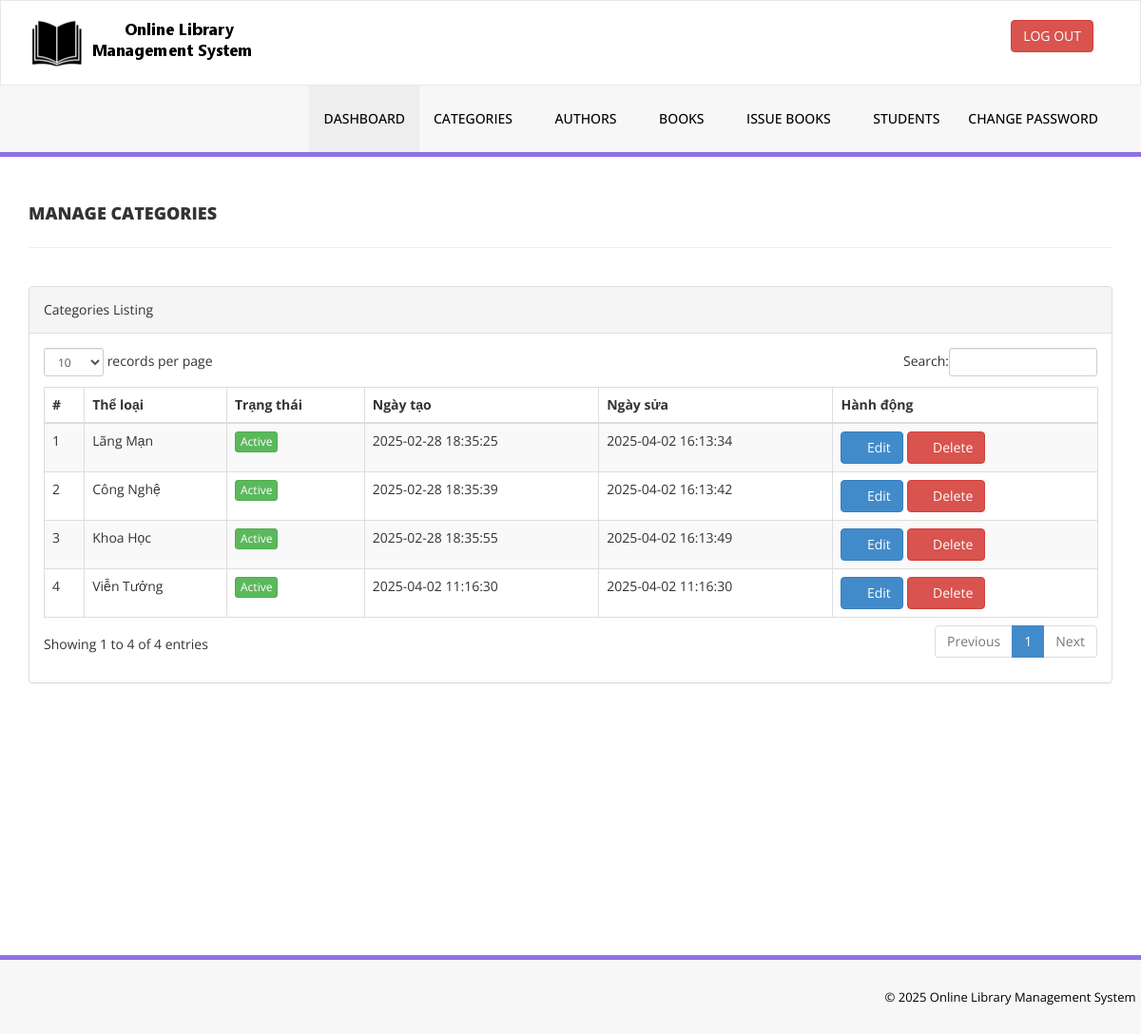
The page /admin/manage-categories.php (signed in) on the database as committed earlier.
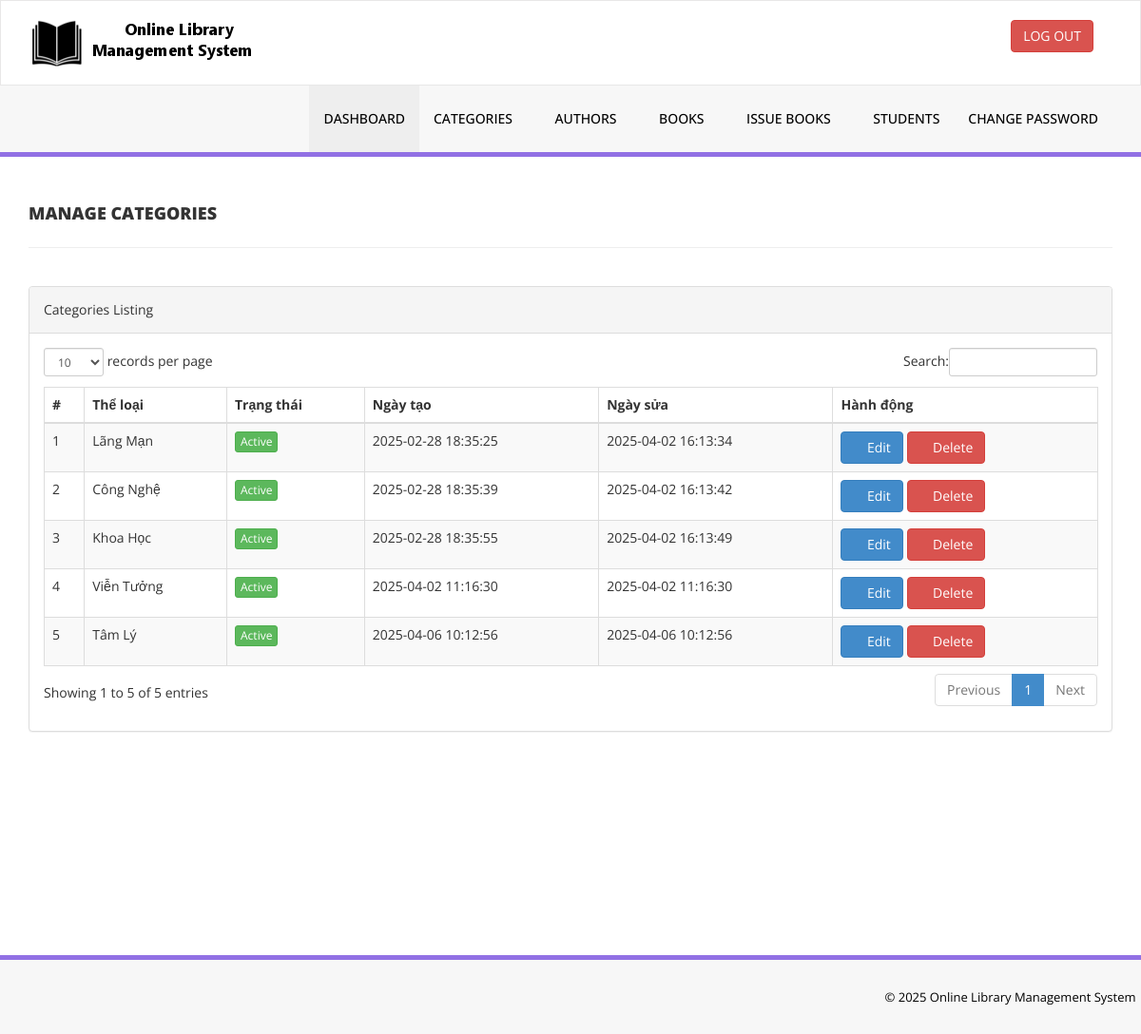
The same page on the database as committed later.
### tables this page shows
CREATE TABLE `tblcategory` (
  `id` int(11) NOT NULL,
  `CategoryName` varchar(150) DEFAULT NULL,
  `Status` int(1) DEFAULT NULL,
  `CreationDate` timestamp NULL DEFAULT current_timestamp(),
  `UpdationDate` timestamp NULL DEFAULT current_timestamp() ON UPDATE current_timestamp()
);

### admin/manage-categories.php (the view, shortened to what this page needs)
<?php
include('includes/config.php');
if(strlen($_SESSION['alogin'])==0)
    {
header('location:index.php');
}
else{
    ?>
<!DOCTYPE html>
<html xmlns="http://www.w3.org/1999/xhtml">
<head>
    <link href="assets/css/bootstrap.css" rel="stylesheet" />
    <link href="assets/css/font-awesome.css" rel="stylesheet" />
    <link href="assets/js/dataTables/dataTables.bootstrap.css" rel="stylesheet" />
    <link href="assets/css/style.css" rel="stylesheet" />
</head>
<body>
<?php include('includes/header.php');?>
    <div class="content-wrapper">
         <div class="container">
        <div class="row pad-botm">
            <div class="col-md-12">
                <h4 class="header-line">Manage Categories</h4>
    </div>
     <div class="row">
</div>
        </div>
            <div class="row">
                <div class="col-md-12">
                    <div class="panel panel-default">
                        <div class="panel-heading">
                           Categories Listing
                        </div>
                        <div class="panel-body">
                            <div class="table-responsive">
                                <table class="table table-striped table-bordered table-hover" id="dataTables-example">
                                    <thead>
                                        <tr>
                                            <th>#</th>
                                            <th>Thể loại</th>
                                            <th>Trạng thái</th>
                                            <th>Ngày tạo</th>
                                            <th>Ngày sửa</th>
                                            <th>Hành động</th>
                                        </tr>
                                    </thead>
                                    <tbody>
<?php $sql = "SELECT * from  tblcategory";
$query = $dbh -> prepare($sql);
$query->execute();
$results=$query->fetchAll(PDO::FETCH_OBJ);
$cnt=1;
if($query->rowCount() > 0)
{
foreach($results as $result)
{               ?>
                                        <tr class="odd gradeX">
                                            <td class="center"><?php echo htmlentities($cnt);?></td>
                                            <td class="center"><?php echo htmlentities($result->CategoryName);?></td>
                                            <td class="center"><?php if($result->Status==1) {?>
                                            <a href="#" class="btn btn-success btn-xs">Active</a>
                                            <?php } else {?>
                                            <a href="#" class="btn btn-danger btn-xs">Inactive</a>
                                            <?php } ?></td>
                                            <td class="center"><?php echo htmlentities($result->CreationDate);?></td>
                                            <td class="center"><?php echo htmlentities($result->UpdationDate);?></td>
                                            <td class="center">
                                            <a href="edit-category.php?catid=<?php echo htmlentities($result->id);?>"><button class="btn btn-primary"><i class="fa fa-edit "></i> Edit</button>
                                          <a href="manage-categories.php?del=<?php echo htmlentities($result->id);?>" onclick="return confirm('Are you sure you want to delete?');"" >  <button class="btn btn-danger"><i class="fa fa-pencil"></i> Delete</button>
                                            </td>
                                        </tr>
 <?php $cnt=$cnt+1;}} ?>
                                    </tbody>
                                </table>
                            </div>
                        </div>
                    </div>
                </div>
            </div>
    </div>
    </div>
  <?php include('includes/footer.php');?>
</body>
</html>
<?php } ?>

Rows that differ between the two databases and show on the page:
added tblcategory: CategoryName "Tâm Lý", Status "Active", CreationDate "2025-04-06 10:12:56", UpdationDate "2025-04-06 10:12:56"
Other text that changed with them:
text written by a page script: "records per page Search: Showing 1 to 4 of 4 entries Previous 1 Next" → "records per page Search: Showing 1 to 5 of 5 entries Previous 1 Next"
